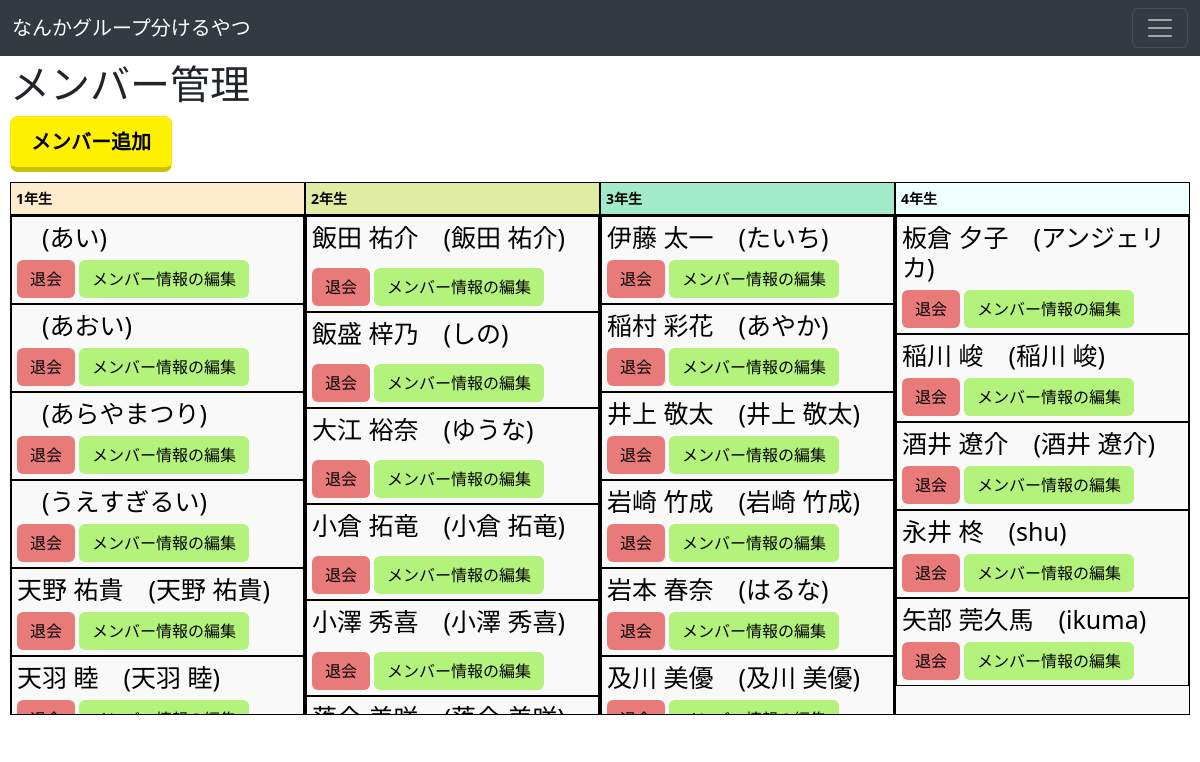
/admin, run on an earlier commit of the app's database.
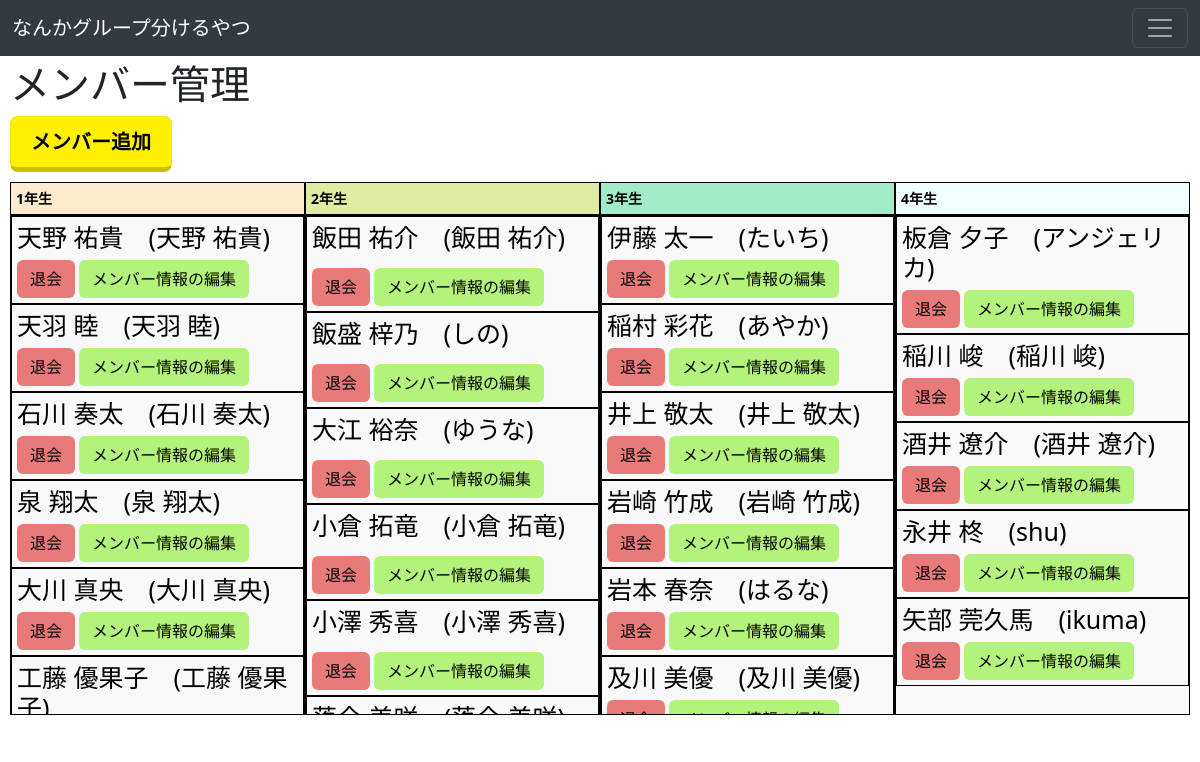
And on a later commit of the database.
### app.py (models this page shows)
class Post(db.Model):
    __tablename__ = 'member'
    id = db.Column(db.Integer,primary_key=True)
    name = db.Column(db.String(30),nullable = True)
    line = db.Column(db.String(50),nullable = False)
    read = db.Column(db.String(30),nullable= True )
    grade = db.Column(db.Integer,nullable= False)
    sex   = db.Column(db.String(1),nullable = False)
    belong = db.Column(db.Integer, nullable=False)

### app.py (the view)
@app.route('/admin',methods=['GET','POST'])
def admin():
    if request.method == 'GET':
        members1 = Post.query.filter(Post.grade==1).order_by(Post.read.asc()).all()
        members2 = Post.query.filter(Post.grade==2).order_by(Post.read.asc()).all()
        members3 = Post.query.filter(Post.grade==3).order_by(Post.read.asc()).all()
        members4 = Post.query.filter(Post.grade==4).order_by(Post.read.asc()).all()
        c1 = len(members1)
        c2 = len(members2)
        c3 = len(members3)
        c4 = len(members4)
        return rt('admin.html', members1=members1,members2=members2,members3=members3,members4=members4,greeding=comment,c1=c1,c2=c2,c3=c3,c4=c4)
    else:
        return redirect('/admin')

### templates/admin.html (shortened to what this page needs)
{% extends 'base.html' %}
{% block head %}
<link rel="stylesheet" href="{{ url_for('static',filename='css/admin.css' )}}">
{% endblock %}
{% block body %}
<h1>メンバー管理</h1>
<a href="/create" type="button" class="add">メンバー追加</a>
<div class ="members">
    <div class ="grades g-1">
        <div class ="box_title t-1">1年生</div>
        <div class ="box_srcollbar">
            {% for member in members1 %}
            <div class ="member">
                <h2>{{ member.name }}　({{member.line}})</h2>
                <a href="/delete/{{ member.id }}" class="btn btn-d" role="button">退会</a>
                <a href="/update/{{ member.id }}" class="btn btn-s" role="button">メンバー情報の編集</a>
            </div>
            {% endfor %}
        </div>
    </div>
    <div class = "grades g-2">
        <div class ="box_title t-2">2年生</div>
        <div class ="box_srcollbar">
            {% for member in members2 %}
            <div class ="member">
                <div class="name">
                    <h2>{{ member.name }}　({{member.line}})</h2>
                </div>
                <a href="/delete/{{ member.id }}" class="btn btn-d" role="button">退会</a>
                <a href="/update/{{ member.id }}" class="btn btn-s" role="button">メンバー情報の編集</a>
            </div>
            {% endfor %}
        </div>
    </div>
    <div class ="grades g-3">
        <div class ="box_title t-3">3年生</div>
        <div class ="box_srcollbar">
            {% for member in members3 %}
            <div class ="member">
                <h2>{{ member.name }}　({{member.line}})</h2>
                <a href="/delete/{{ member.id }}" class="btn btn-d" role="button">退会</a>
                <a href="/update/{{ member.id }}" class="btn btn-s" role="button">メンバー情報の編集</a>
            </div>
            {% endfor %}
        </div>
    </div>
    <div class ="grades g-4">
        <div class ="box_title t-4">4年生</div>
        <div class ="box_srcollbar">
            {% for member in members4 %}
            <div class ="member">
                <h2>{{ member.name }}　({{member.line}})</h2>
                <a href="/delete/{{ member.id }}" class="btn btn-d" role="button">退会</a>
                <a href="/update/{{ member.id }}" class="btn btn-s" role="button">メンバー情報の編集</a>
            </div>
            {% endfor %}
        </div>
    </div>
</div>
{% endblock %}

What changed in the data, as far as the page shows it:
removed Post: line "あい", shown under "メンバー管理"
removed Post: line "あおい", shown under "メンバー管理"
removed Post: line "あらやまつり", shown under "メンバー管理"
removed Post: line "うえすぎるい", shown under "メンバー管理"
now on this page (row unchanged): Post: name "石川 奏太", line "石川 奏太", shown under "メンバー管理"
now on this page (row unchanged): Post: name "泉 翔太", line "泉 翔太", shown under "メンバー管理"
now on this page (row unchanged): Post: name "大川 真央", line "大川 真央", shown under "メンバー管理"
now on this page (row unchanged): Post: name "工藤 優果子", line "工藤…", shown under "メンバー管理"
